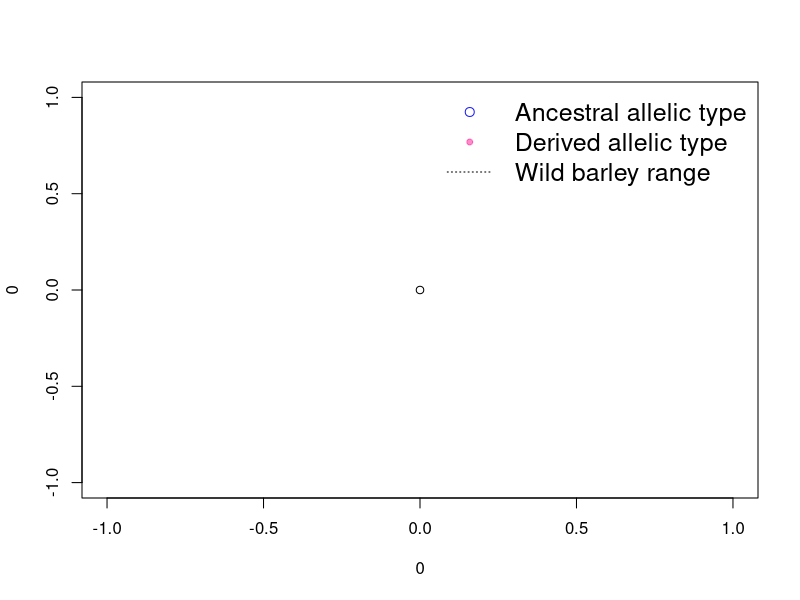

The R source for this figure:
#lengend for figure3-Lei et al., 2018 Enviromental assocaiton
pdf(file = "/Users/lilei/Downloads/legend",width=16.00, height=8.67)
plot(0,0)
legend("topright",c("Ancestral allelic type","Derived allelic type","Wild barley range"),bty='n',lty = c(0,0,3),pch=c(1,20,NA),pt.cex = 1.2, cex = 1.5,col=c(adjustcolor("blue",alpha.f = 0.9),adjustcolor("deeppink1",alpha.f = 0.5),"black"))
dev.off()
